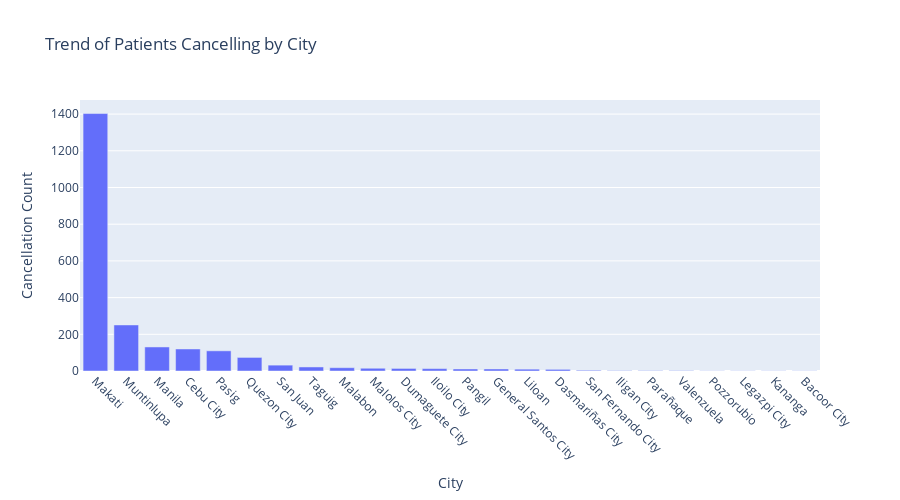

Here is the notebook cell this chart was saved with:
### Code cell
# Analysis on a city basis
cancelation_query = '''
    SELECT
        City,
        COUNT(*) AS CancelationCount
    FROM
        Appointments
        JOIN Clinics ON Appointments.ClinicID = Clinics.ClinicID
    WHERE
        Status = 'Cancel'
    GROUP BY
        City
    ORDER BY
        CancelationCount DESC
    LIMIT 50;
'''

cancelation_df = pd.read_sql_query(cancelation_query, engine)

# Display the DataFrame
print(cancelation_df)

fig = px.bar(cancelation_df, x='City', y='CancelationCount',
             title='Trend of Patients Cancelling by City',
             labels={'City': 'City', 'CancelationCount': 'Cancellation Count'},
             height=500)

# Rotate x-axis labels for better readability
fig.update_xaxes(tickangle=45, tickmode='array')

# Show the interactive plot
fig.show()

### Figure 1 — Plotly figure (JSON) as saved in the notebook; plotly's stock layout.template omitted (floating-point values rounded to 4 significant figures)
{"data": [{"alignmentgroup": "True", "hovertemplate": "City=%{x}<br>Cancellation Count=%{y}<extra></extra>", "legendgroup": "", "marker": {"color": "#636efa", "pattern": {"shape": ""}}, "name": "", "offsetgroup": "", "orientation": "v", "showlegend": false, "textposition": "auto", "type": "bar", "x": ["Makati", "Muntinlupa", "Manila", "Cebu City", "Pasig", "Quezon City", "San Juan", "Taguig", "Malabon", "Malolos City", "Dumaguete City", "Iloilo City", "Pangil", "General Santos City", "Liloan", "Dasmariñas City", "San Fernando City", "Iligan City", "Parañaque", "Valenzuela", "Pozzorubio", "Legazpi City", "Kananga", "Bacoor City"], "xaxis": "x", "y": [1403, 251, 131, 120, 110, 74, 32, 22, 18, 15, 14, 13, 11, 11, 10, 9, 4, 2, 2, 2, 1, 1, 1, 1], "yaxis": "y"}], "layout": {"barmode": "relative", "height": 500, "legend": {"tracegroupgap": 0}, "title": {"text": "Trend of Patients Cancelling by City"}, "xaxis": {"anchor": "y", "domain": [0, 1], "tickangle": 45, "tickmode": "array", "title": {"text": "City"}}, "yaxis": {"anchor": "x", "domain": [0, 1], "title": {"text": "Cancellation Count"}}}}
